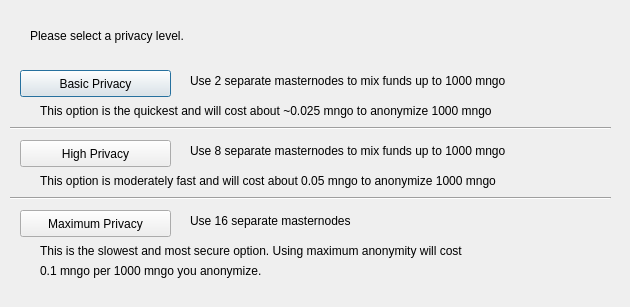
<?xml version="1.0" encoding="UTF-8"?>
<ui version="4.0">
 <class>DarksendConfig</class>
 <widget class="QDialog" name="DarksendConfig">
  <property name="geometry">
   <rect>
    <x>0</x>
    <y>0</y>
    <width>630</width>
    <height>307</height>
   </rect>
  </property>
  <property name="windowTitle">
   <string>Configure Darksend</string>
  </property>
  <widget class="QPushButton" name="buttonBasic">
   <property name="geometry">
    <rect>
     <x>20</x>
     <y>70</y>
     <width>151</width>
     <height>27</height>
    </rect>
   </property>
   <property name="text">
    <string>Basic Privacy</string>
   </property>
  </widget>
  <widget class="QPushButton" name="buttonHigh">
   <property name="geometry">
    <rect>
     <x>20</x>
     <y>140</y>
     <width>151</width>
     <height>27</height>
    </rect>
   </property>
   <property name="text">
    <string>High Privacy</string>
   </property>
  </widget>
  <widget class="QPushButton" name="buttonMax">
   <property name="geometry">
    <rect>
     <x>20</x>
     <y>210</y>
     <width>151</width>
     <height>27</height>
    </rect>
   </property>
   <property name="text">
    <string>Maximum Privacy</string>
   </property>
  </widget>
  <widget class="QLabel" name="label">
   <property name="geometry">
    <rect>
     <x>30</x>
     <y>20</y>
     <width>571</width>
     <height>31</height>
    </rect>
   </property>
   <property name="text">
    <string>Please select a privacy level.</string>
   </property>
  </widget>
  <widget class="QLabel" name="label_2">
   <property name="geometry">
    <rect>
     <x>190</x>
     <y>70</y>
     <width>421</width>
     <height>21</height>
    </rect>
   </property>
   <property name="text">
    <string>Use 2 separate masternodes to mix funds up to 1000 mngo</string>
   </property>
  </widget>
  <widget class="QLabel" name="label_3">
   <property name="geometry">
    <rect>
     <x>190</x>
     <y>140</y>
     <width>411</width>
     <height>21</height>
    </rect>
   </property>
   <property name="text">
    <string>Use 8 separate masternodes to mix funds up to 1000 mngo</string>
   </property>
  </widget>
  <widget class="QLabel" name="label_4">
   <property name="geometry">
    <rect>
     <x>190</x>
     <y>210</y>
     <width>421</width>
     <height>21</height>
    </rect>
   </property>
   <property name="text">
    <string>Use 16 separate masternodes</string>
   </property>
  </widget>
  <widget class="QLabel" name="label_6">
   <property name="geometry">
    <rect>
     <x>40</x>
     <y>100</y>
     <width>561</width>
     <height>21</height>
    </rect>
   </property>
   <property name="text">
    <string>This option is the quickest and will cost about ~0.025 mngo to anonymize 1000 mngo</string>
   </property>
  </widget>
  <widget class="QLabel" name="label_7">
   <property name="geometry">
    <rect>
     <x>40</x>
     <y>170</y>
     <width>561</width>
     <height>21</height>
    </rect>
   </property>
   <property name="text">
    <string>This option is moderately fast and will cost about 0.05 mngo to anonymize 1000 mngo</string>
   </property>
  </widget>
  <widget class="QLabel" name="label_8">
   <property name="geometry">
    <rect>
     <x>40</x>
     <y>240</y>
     <width>561</width>
     <height>21</height>
    </rect>
   </property>
   <property name="text">
    <string>This is the slowest and most secure option. Using maximum anonymity will cost</string>
   </property>
  </widget>
  <widget class="QLabel" name="label_9">
   <property name="geometry">
    <rect>
     <x>40</x>
     <y>260</y>
     <width>561</width>
     <height>21</height>
    </rect>
   </property>
   <property name="text">
    <string>0.1 mngo per 1000 mngo you anonymize.</string>
   </property>
  </widget>
  <widget class="Line" name="line">
   <property name="geometry">
    <rect>
     <x>10</x>
     <y>120</y>
     <width>601</width>
     <height>16</height>
    </rect>
   </property>
   <property name="orientation">
    <enum>Qt::Horizontal</enum>
   </property>
  </widget>
  <widget class="Line" name="line_2">
   <property name="geometry">
    <rect>
     <x>10</x>
     <y>190</y>
     <width>601</width>
     <height>16</height>
    </rect>
   </property>
   <property name="orientation">
    <enum>Qt::Horizontal</enum>
   </property>
  </widget>
 </widget>
 <resources/>
 <connections/>
</ui>
